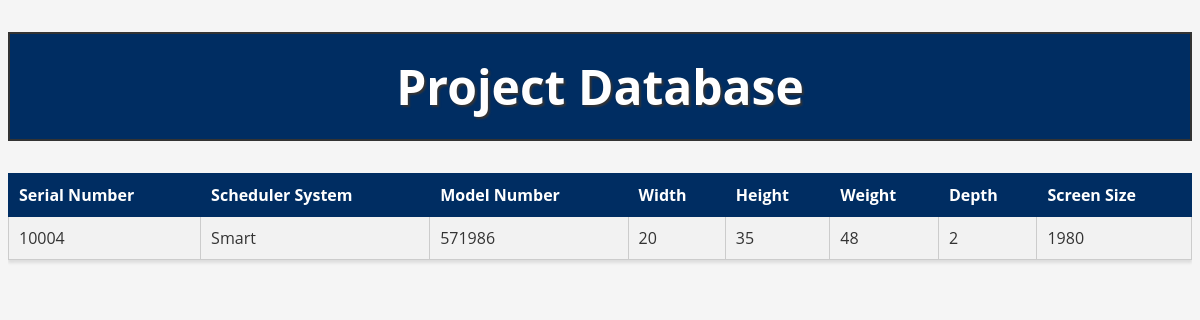
The app's page /details?modelNo=571986 with its own data.
### tables this page shows
CREATE TABLE DigitalDisplay(serialNo char(10), schedulerSystem char(10), modelNo char(10), PRIMARY KEY(serialNo), FOREIGN KEY (modelNo) REFERENCES Model(modelNo));

CREATE TABLE Model(modelNo char(10), width numeric(6,2), height numeric(6,2), weight numeric(6,2), depth numeric(6,2), screenSize numeric(6,2), PRIMARY KEY(modelNo));

### Part 4/app/app.py (the view)
@app.route('/details')
def details():
    model_no = request.args.get('modelNo')
    conn = db_connection(session.get('database'))
    cursor = conn.cursor()
    cursor.execute("""
        SELECT DigitalDisplay.*, Model.width, Model.height, Model.weight, Model.depth, Model.screenSize
        FROM DigitalDisplay
        JOIN Model ON DigitalDisplay.modelNo = Model.modelNo
        WHERE DigitalDisplay.modelNo = ?
    """, (model_no,))
    data = cursor.fetchone()
    conn.close()
    return render_template('detail.html', data=data)

### Part 4/app/app.py (called while the page is built)
def db_connection(database):
    conn = None
    try:
        conn = sqlite3.connect(database)
    except sqlite3.error as e:
        print(e)
    return conn

### Part 4/app/templates/detail.html
{% extends 'layout.html' %}
{% block content %}
<div class="table-wrapper">
    <table>
        <tr>
            <th>Serial Number</th>
            <th>Scheduler System</th>
            <th>Model Number</th>
            <th>Width</th>
            <th>Height</th>
            <th>Weight</th>
			<th>Depth</th>
			<th>Screen Size</th>
        </tr>
        <tr>
            {% for value in data %}
            <td>{{ value }}</td>
            {% endfor %}
        </tr>
    </table>
</div>
{% endblock %}

### Part 4/app/static/style.css (style rules this page uses)
body { font-family: 'Open Sans', sans-serif; background-color: #f5f5f5; color: #333; }
table { font-family: 'Open Sans', sans-serif; background-color: #fff; color: #333; border-collapse: collapse; width: 100%; margin-bottom: 20px; box-shadow: 0px 3px 3px rgba(0, 0, 0, 0.1); }
th { background-color: #002d62; color: #fff; font-weight: bold; padding: 10px; text-align: left; border: 1px solid #002d62; }
td { padding: 10px; border: 1px solid #ccc; }
tr:nth-child(even) { background-color: #f2f2f2; }
.table-wrapper { overflow-x: auto; }

### records on screen
DigitalDisplay: serialNo "10004", schedulerSystem "Smart", modelNo "571986"
Model: screenSize "1980"

### other values on screen
{{ value }} "20" "35" "48" "2"
